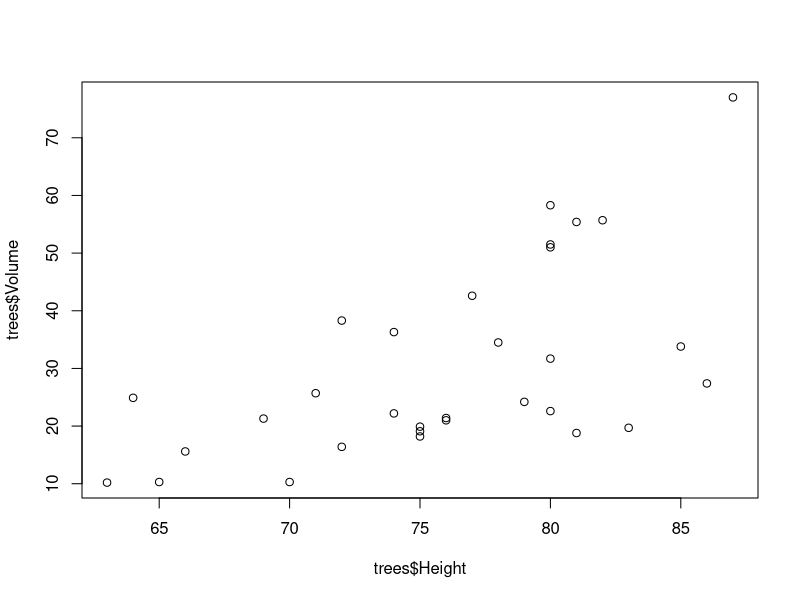
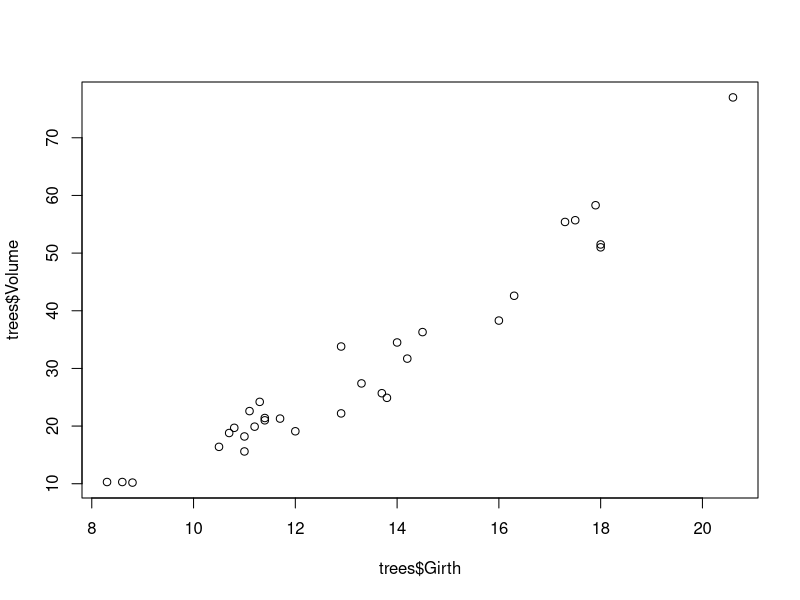

The R source for these figures, in order:
## ---- chunk 1
knitr::opts_chunk$set(echo = TRUE)
## ---- chunk 2
        plot(trees$Height, trees$Volume)
## ---- chunk 3
        cor.test(trees$Height, trees$Volume)
## ---- chunk 4
        summary(lm(Volume ~ Height, data=trees))
## ---- chunk 5
        -87.1236 + 1.5433 * 84
        
        range(trees$Height)
## ---- chunk 6
        plot(trees$Girth, trees$Volume)
## ---- chunk 7
        cor.test(trees$Girth, trees$Volume)
## ---- chunk 8
        summary(lm(Volume ~ Girth, data=trees))
## ---- chunk 9
        -36.9435 + 5.0659 * 23
        
        range(trees$Girth)
